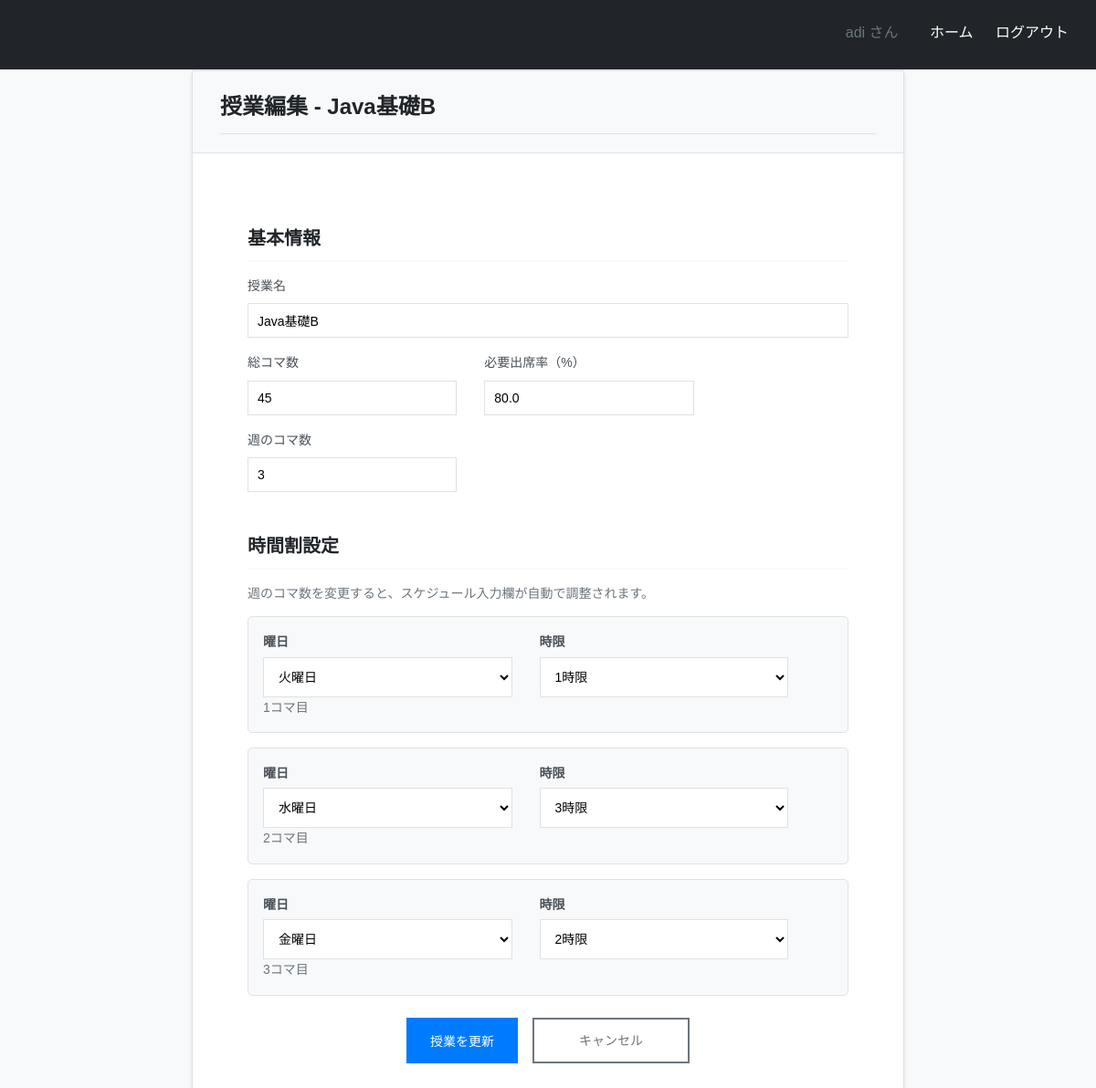
Screenshot of /course/5/edit/ (signed in) with the database file from the repository.
### sabotage_app/models.py (models this page shows, shortened)
class Course(models.Model):
    user = models.ForeignKey(User, on_delete=models.CASCADE)
    name = models.CharField(max_length=100, verbose_name="授業名")
    total_time_block = models.IntegerField(verbose_name="総コマ数")
    need_percent = models.FloatField(validators=[MinValueValidator(0), MaxValueValidator(100)], verbose_name="必要出席率")
    created_at = models.DateTimeField(auto_now_add=True)
    updated_at = models.DateTimeField(auto_now=True)
    class Meta:
        ordering = ['name']

### sabotage_app/views.py (the view, shortened to what this page needs)
@method_decorator(login_required, name='dispatch')
class CourseEditView(View):
    def get(self, request, course_id):
        course = get_object_or_404(Course, id=course_id, user=request.user)
        course_form = CourseForm(instance=course)
        schedules = CourseSchedule.objects.filter(course=course).order_by('id')
        course_form.fields['weekly_classes'].initial = schedules.count()
        schedule_form = CourseScheduleForm()
        context = {
            'course_form': course_form,
            'schedule_form': schedule_form,
            'course': course,
            'schedules': schedules,
            'is_edit': True
        }
        return render(request, 'sabotage_app/course_edit.html', context)

### sabotage_app/forms.py
class CourseScheduleForm(forms.ModelForm):
    class Meta:
        model = CourseSchedule
        fields = ['weekday', 'period']
        labels = {
            'weekday': '曜日',
            'period': '時限'
        }
        widgets = {
            'weekday': forms.Select(attrs={
                'class': 'form-control'
            }),
            'period': forms.Select(attrs={
                'class': 'form-control'
            })
        }
    def __init__(self, *args, **kwargs):
        super().__init__(*args, **kwargs)
        for field in self.fields.values():
            field.widget.attrs['style'] = 'width: 100%; padding: 10px; border: 1px solid #dee2e6; border-radius: 0px; font-size: 14px; box-sizing: border-box;'

### templates/sabotage_app/course_edit.html (shortened to what this page needs)
{% extends 'sabotage_app/base.html' %}
{% block content %}
<div class="container">
    <div class="row justify-content-center">
        <div class="col-md-8">
            <div class="card">
                <div class="card-header">
                    <h2>授業編集 - {{ course.name }}</h2>
                </div>
                <div class="card-body">
                    <form method="post" id="courseEditForm">
                        <div class="mb-4">
                            <h4>基本情報</h4>
                            <div class="form-group mb-3">
                                <label for="{{ course_form.name.id_for_label }}" class="form-label">{{ course_form.name.label }}</label>
                                {{ course_form.name }}
                            </div>
                            <div class="row">
                                <div class="col-md-4">
                                    <div class="form-group mb-3">
                                        <label for="{{ course_form.total_time_block.id_for_label }}" class="form-label">{{ course_form.total_time_block.label }}</label>
                                        {{ course_form.total_time_block }}
                                    </div>
                                </div>
                                <div class="col-md-4">
                                    <div class="form-group mb-3">
                                        <label for="{{ course_form.need_percent.id_for_label }}" class="form-label">{{ course_form.need_percent.label }}</label>
                                        {{ course_form.need_percent }}
                                    </div>
                                </div>
                                <div class="col-md-4">
                                    <div class="form-group mb-3">
                                        <label for="{{ course_form.weekly_classes.id_for_label }}" class="form-label">{{ course_form.weekly_classes.label }}</label>
                                        {{ course_form.weekly_classes }}
                                    </div>
                                </div>
                            </div>
                        </div>
                        <div class="mb-4">
                            <h4>時間割設定</h4>
                            <p class="text-muted">週のコマ数を変更すると、スケジュール入力欄が自動で調整されます。</p>
                            <div id="scheduleContainer">
                                {% for schedule in schedules %}
                                <div class="schedule-item mb-3 p-3" style="background-color: #f8f9fa; border-radius: 5px; border: 1px solid #dee2e6;">
                                </div>
                                {% endfor %}
                            </div>
                        </div>
                        <div class="form-group d-flex gap-3 justify-content-center mt-4">
                            <button type="submit" class="btn btn-primary">授業を更新</button>
                            <a href="{% url 'course_detail' course.id %}" class="btn btn-secondary">キャンセル</a>
                        </div>
                    </form>
                </div>
            </div>
        </div>
    </div>
</div>
{% endblock %}

### templates/sabotage_app/base.html (shortened to what this page needs)
<!DOCTYPE html>
<html lang="ja">
<head>
</head>
<body>
    <div class="header clearfix">
        <h1>欠課管理アプリ</h1>
        <div class="nav">
            {% if user.is_authenticated %}
                <span>{{ user.username }} さん</span>
                <a href="{% url 'index' %}">ホーム</a>
                <a href="{% url 'logout' %}">ログアウト</a>
            {% else %}
                <a href="{% url 'login' %}">ログイン</a>
                <a href="{% url 'signup' %}">新規登録</a>
            {% endif %}
        </div>
    </div>
    <div class="container">
        {% block content %}
        {% endblock %}
    </div>
</body>
</html>

### templates/sabotage_app/course_edit.html (style rules this page uses)
.form-control { width: 100%; padding: 12px; border: 1px solid #dee2e6; border-radius: 0px; font-size: 14px; background-color: #ffffff; transition: border-color 0.3s ease, box-shadow 0.3s ease; box-sizing: border-box; }
.btn { padding: 12px 24px; border: 2px solid; border-radius: 0px; cursor: pointer; text-decoration: none; display: inline-block; font-weight: 500; font-size: 14px; transition: all 0.3s ease; text-align: center; min-width: 120px; }
.btn-primary { background-color: #007bff; color: #ffffff; border-color: #007bff; }
.btn-secondary { background-color: #ffffff; color: #6c757d; border-color: #6c757d; }
.d-flex { display: flex; }
.gap-3 { gap: 1rem; }
.justify-content-center { justify-content: center; }
.mt-4 { margin-top: 1.5rem; }
.mb-3 { margin-bottom: 1rem; }
.mb-4 { margin-bottom: 1.5rem; }
.row { display: flex; flex-wrap: wrap; margin: 0 -15px; }
.col-md-4 { flex: 0 0 33.333333%; max-width: 33.333333%; padding: 0 15px; }
.col-md-8 { flex: 0 0 66.666667%; max-width: 66.666667%; padding: 0 15px; }
.container { max-width: 1200px; margin: 0 auto; padding: 0 15px; }
.card { background-color: #ffffff; border: 1px solid #dee2e6; border-radius: 0px; box-shadow: 0 2px 4px rgba(0,0,0,0.1); }
.card-header { background-color: #f8f9fa; border-bottom: 1px solid #dee2e6; padding: 20px 30px; margin: -30px -30px 20px -30px; }
.card-header h2 { margin: 0; color: #212529; font-size: 1.5rem; font-weight: 600; }
.card-body { padding: 30px; }
.form-label { font-weight: 600; margin-bottom: 5px; display: block; color: #495057; font-size: 14px; }
h4 { color: #212529; font-size: 1.25rem; font-weight: 600; margin-bottom: 15px; padding-bottom: 8px; border-bottom: 2px solid #f8f9fa; }
.text-muted { color: #6c757d !important; font-size: 0.875rem; }

### rows the page displays
Course: name "Java基礎B", total_time_block "45", need_percent "80.0"

### other values shown
{{ user.username }} "adi"
{{ course_form.name.label }} "授業名"
{{ course_form.total_time_block.label }} "総コマ数"
{{ course_form.need_percent.label }} "必要出席率（%）"
{{ course_form.weekly_classes.label }} "週のコマ数"
